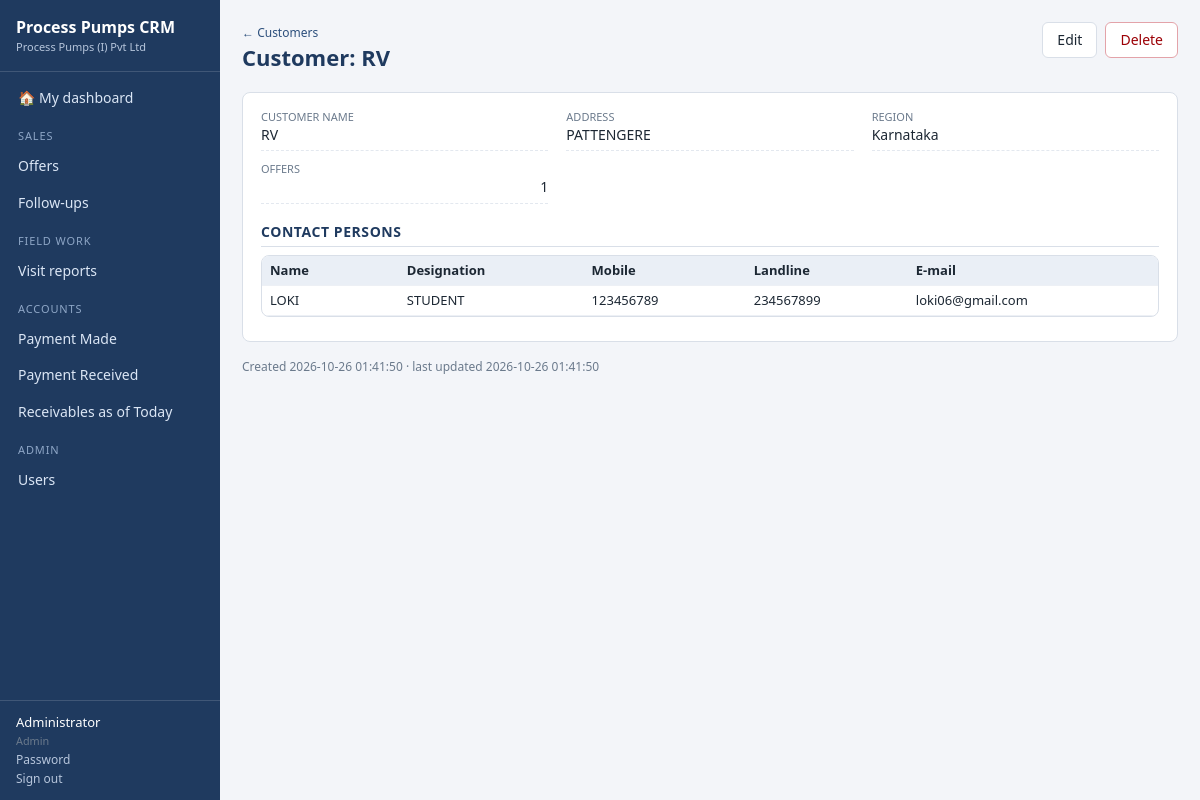
/customers/1 (signed in), run on an earlier commit of the app's database.
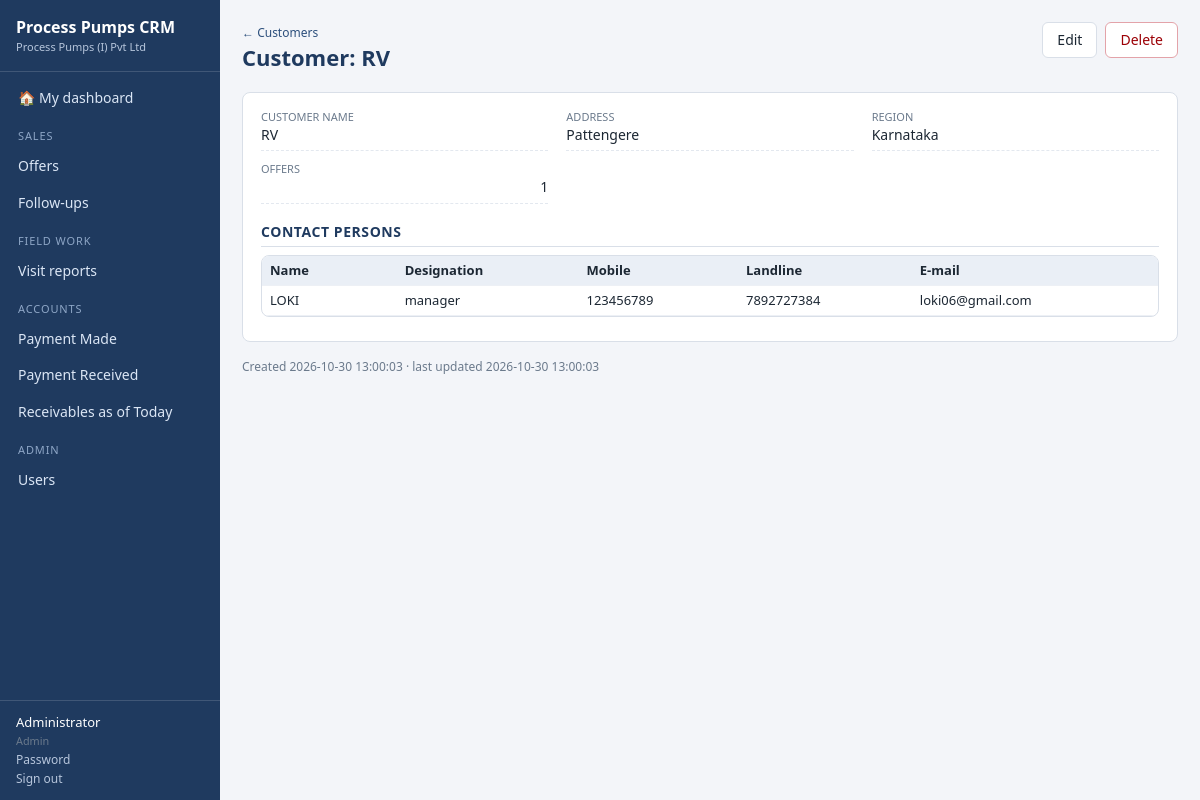
And on a later commit of the database.
### tables this page shows
CREATE TABLE "customers" (id INTEGER PRIMARY KEY AUTOINCREMENT, "name" TEXT, "address" TEXT, "region" TEXT, "created_at" TEXT, "created_by" INTEGER, "updated_at" TEXT, "updated_by" INTEGER);

CREATE TABLE "customers_contacts" (id INTEGER PRIMARY KEY AUTOINCREMENT, "customers_id" INTEGER, "person_name" TEXT, "designation" TEXT, "mobile" TEXT, "landline" TEXT, "email" TEXT);

### app/core/crud.py (the view, shortened to what this page needs)
    @bp.route("/<int:id>")
    def view(id):
        row = load(id)
        full = dict(row)
        if module.extra_values:
            full.update(module.extra_values(row))
        related = []
        actions = [a for a in module.actions
                   if R.has_role(g.user, a.roles if a.roles is not None else module.access["edit"])
                   and (not a.when or a.when(row, g.user))]
        comments = db.q("SELECT c.*, u.full_name FROM comments c LEFT JOIN users u ON u.id=c.user_id "
                        "WHERE entity=? AND entity_id=? ORDER BY c.id", (module.table, id)) if module.comments else []
        children = [dict(c=c, rows=module.child_rows(c, id)) for c in module.children]
        return render_template("detail.html", module=module, row=full, related=related, actions=actions,
                               comments=comments, children=children,
                               panel=module.panel(row, g.user) if module.panel else None,
                               can_edit=module.can("edit", g.user, row), can_delete=module.can("delete", g.user, row),
                               can_comment=module.comments and module.can("comment", g.user, row))

### app/core/auth.py (called while the page is built)
def csrf_token():
    if "_csrf" not in session:
        session["_csrf"] = secrets.token_hex(16)
    return session["_csrf"]

@bp.before_app_request
def load_user_and_guard():
    g.user = None
    uid = session.get("uid")
    if uid:
        u = db.q1("SELECT * FROM users WHERE id=? AND active=1", (uid,))
        if u:
            u.pop("password_hash", None)
            g.user = u
    if request.method == "POST":
        sent = request.form.get("_csrf") or request.headers.get("X-CSRF-Token")
        if not sent or sent != session.get("_csrf"):
            abort(400, "Security token missing or expired - please reload the page and try again.")
    if request.endpoint and request.endpoint not in PUBLIC_ENDPOINTS and g.user is None:
        return redirect(url_for("auth.login", next=request.full_path if request.method == "GET" else None))

### app/core/db.py (called while the page is built)
def connect(path):
    conn = sqlite3.connect(path, timeout=30)
    conn.row_factory = sqlite3.Row
    conn.execute("PRAGMA journal_mode=WAL")
    conn.execute("PRAGMA foreign_keys=OFF")
    return conn

def get_db():
    if "db" not in g:
        g.db = connect(current_app.config["DATABASE"])
    return g.db

### app/templates/detail.html (shortened to what this page needs)
{% extends 'base.html' %}
{% from '_macros.html' import cell %}
{% block content %}
<div class="page-head">
  <div><a class="crumb" href="{{ url_for(module.key ~ '.index') }}">&larr; {{ module.plural }}</a>
  <h1>{{ module.label }}: {{ module.label_of(row.id) }}</h1></div>
  <div class="actions">
    {% if can_edit %}<a class="btn" href="{{ url_for(module.key ~ '.edit', id=row.id) }}">Edit</a>{% endif %}
    {% if can_delete %}<form method="post" action="{{ url_for(module.key ~ '.delete', id=row.id) }}" data-confirm="Delete this {{ module.label|lower }}? This cannot be undone."><input type="hidden" name="_csrf" value="{{ csrf_token() }}"><button class="btn danger">Delete</button></form>{% endif %}
  </div>
</div>
<div class="card">
  {% set ns = namespace(section=None, open=false) %}
  {% for f in module.fields if f.show_in_detail and (f.stored or f.kind != 'password') and f.kind != 'password' %}
    {% if f.section != ns.section or loop.first %}
      {% set ns.section = f.section %}{% set ns.open = true %}
      {% if f.section %}<h3>{{ f.section }}</h3>{% endif %}<dl class="kv">
    {% endif %}
    {% if row.get(f.name) is not none or f.stored %}<div><dt>{{ f.label }}</dt><dd>{{ cell(module, f, row) or '—' }}</dd></div>{% endif %}
  {% endfor %}
  {% if ns.open %}</dl>{% endif %}
  {% for cc in children %}
  <h3>{{ cc.c.label }}</h3>
  <div class="table-wrap"><table class="grid small"><thead><tr>{% for f in cc.c.fields %}<th>{{ f.label }}</th>{% endfor %}</tr></thead><tbody>
    {% for r in cc.rows %}<tr>{% for f in cc.c.fields %}<td>{% if f.kind == 'file' %}{% if r[f.name] %}<a target="_blank" href="{{ url_for(module.key ~ '.file', id=row.id, ckey=cc.c.key, cid=r.id, fname=f.name) }}">&#128206; View</a>{% endif %}{% else %}{{ f.display(r[f.name]) }}{% endif %}</td>{% endfor %}</tr>
    {% else %}<tr><td colspan="{{ cc.c.fields|length }}" class="empty">None</td></tr>{% endfor %}
  </tbody></table></div>
  {% endfor %}
</div>
<div class="meta">Created {{ row.created_at }} &middot; last updated {{ row.updated_at }}</div>
{% endblock %}

### app/templates/_macros.html (shortened to what this page needs)
{% macro cell(module, f, row) -%}
  {%- if f.kind == 'file' -%}
    {%- if row[f.name] -%}<a href="{{ url_for(module.key ~ '.file', id=row.id, fname=f.name) }}" target="_blank">&#128206; View</a>{%- endif -%}
  {%- elif f.badge -%}
    {%- set v = module.display(f, row) -%}{%- if v -%}<span class="badge b-{{ v|slug }}">{{ v }}</span>{%- endif -%}
  {%- elif f.kind in ('money', 'int') -%}<span class="num">{{ module.display(f, row) }}</span>
  {%- elif f.kind == 'textarea' -%}<span class="clip">{{ module.display(f, row) }}</span>
  {%- else -%}{{ module.display(f, row) }}
  {%- endif -%}
{%- endmacro %}

What changed in the data, as far as the page shows it:
changed customers "RV": display "PATTENGERE" → "Pattengere"; created_at "2026-10-26 01:41:50" → "2026-10-30 13:00:03"; updated_at "2026-10-26 01:41:50" → "2026-10-30 13:00:03"
Also different on the page:
list line gone: "STUDENT 234567899"
new list line: "manager 7892727384"
